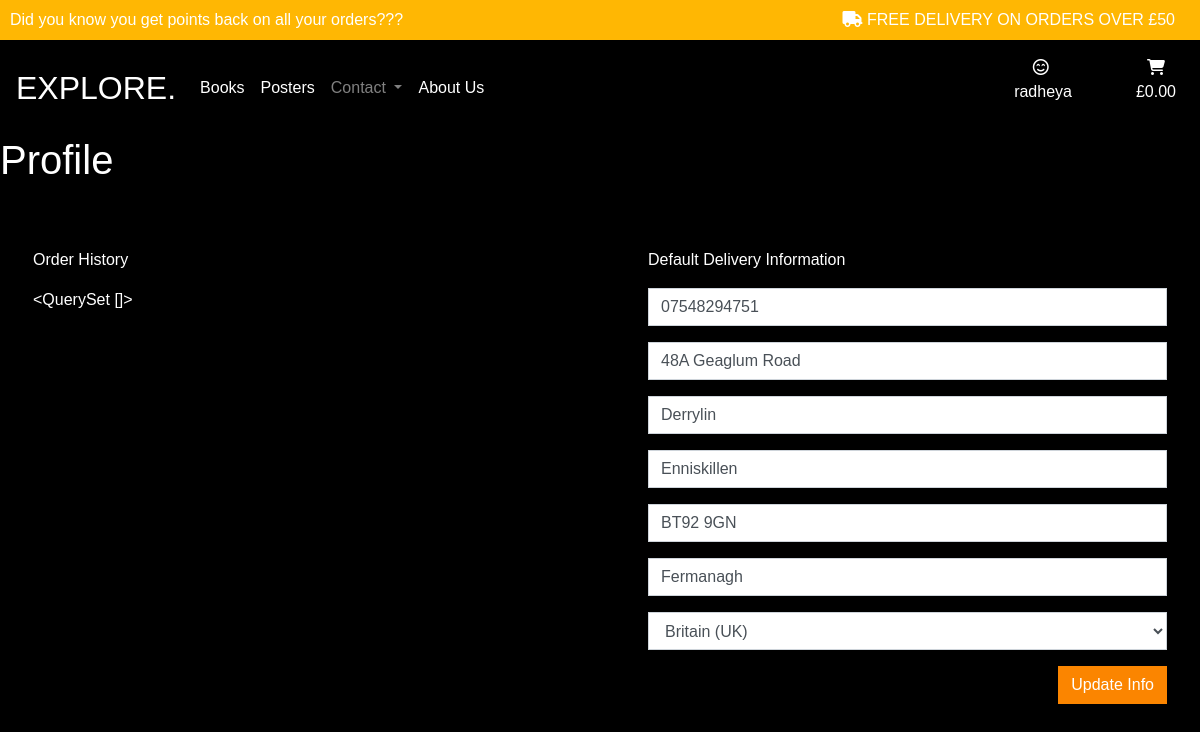
The page /profile/ (signed in) on the database as committed earlier.
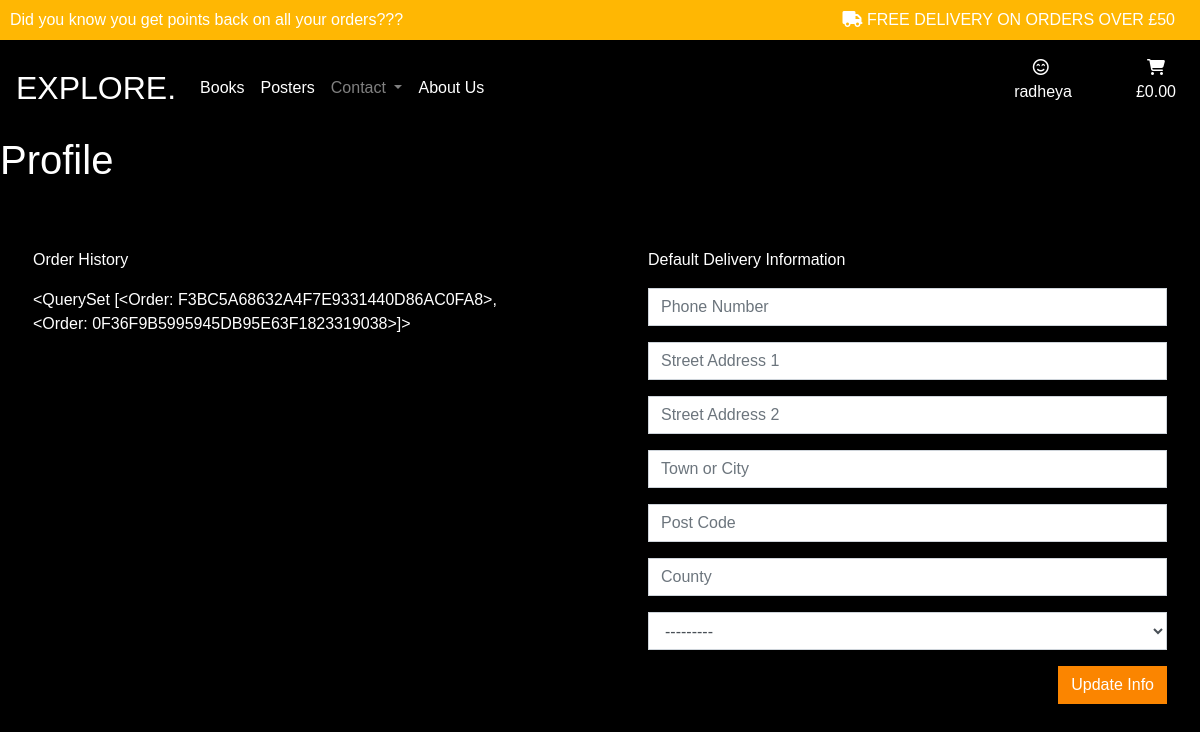
The same page on the database as committed later.
### profiles/models.py (models this page shows, shortened)
class UserProfile(models.Model):
    user = models.OneToOneField(User, on_delete=models.CASCADE)
    first_order = models.BooleanField(default='True')
    default_phone_number = models.CharField(max_length=20, null=True, blank=True)
    default_street_address1 = models.CharField(max_length=80, null=True, blank=True)
    default_street_address2 = models.CharField(max_length=80, null=True, blank=True)
    default_town_or_city = models.CharField(max_length=40, null=True, blank=True)
    default_postcode = models.CharField(max_length=20, null=True, blank=True)
    default_county = models.CharField(max_length=80, null=True, blank=True)
    default_country = CountryField(blank_label="Country", null=True, blank=True)

### checkout/models.py (models this page shows, shortened)
class Order(models.Model):
    order_number = models.CharField(max_length=32, null=False, editable=False)
    user_profile = models.ForeignKey(UserProfile, on_delete=models.SET_NULL, null=True, blank=True, related_name='orders')
    full_name = models.CharField(max_length=50, null=False, blank=False)
    email = models.EmailField(max_length=254, null=False, blank=False)
    phone_number = models.CharField(max_length=20, null=False, blank=False)
    country = CountryField(blank_label="Country *", null=False, blank=False)
    postcode = models.CharField(max_length=20, null=True, blank=True)
    town_or_city = models.CharField(max_length=40, null=False, blank=False)
    street_address1 = models.CharField(max_length=80, null=False, blank=False)
    street_address2 = models.CharField(max_length=80, null=False, blank=False)
    county = models.CharField(max_length=80, null=True, blank=True)
    date = models.DateField(auto_now_add=True)
    delivery_cost = models.DecimalField(max_digits=6, decimal_places=2, null=False, default=0)
    order_total = models.DecimalField(max_digits=10, decimal_places=2, null=False, default=0)
    grand_total = models.DecimalField(max_digits=10, decimal_places=2, null=False, default=0)
    original_basket = models.TextField(null=False, blank=False, default='')
    stripe_pid = models.CharField(max_length=254, null=False, blank=False, default='')
    def __str__(self):
        return self.order_number

### profiles/views.py (the view)
# urls.py: path('profile/', include('profiles.urls')),
def profile(request):
    profile = get_object_or_404(UserProfile, user=request.user)
    if request.method == "POST":
        form = UserProfileForm(request.POST, instance=profile)
        if form.is_valid():
            form.save()
            messages.success(request, 'You successfully updated your profile!')
    form = UserProfileForm(instance=profile)
    orders = profile.orders.all()
    context = {
        'form': form,
        'orders': orders,
    }
    return render(request, 'profile/profile.html', context)

### profiles/forms.py
class UserProfileForm(forms.ModelForm):
    class Meta:
        model = UserProfile
        exclude = ('user', 'first_order',)
    def __init__(self, *args, **kwargs):
        super().__init__(*args, **kwargs)
        placeholders = {
            'default_phone_number': 'Phone Number',
            'default_postcode': 'Post Code',
            'default_town_or_city': 'Town or City',
            'default_street_address1': 'Street Address 1',
            'default_street_address2': 'Street Address 2',
            'default_county': 'County',
        }
        self.fields['default_phone_number'].widget.attrs['autofocus'] = True
        for field in self.fields:
            if field != 'default_country':
                if self.fields[field].required:
                    placeholder = f'{placeholders[field]} *'
                else:
                    placeholder = placeholders[field]
                self.fields[field].widget.attrs['placeholder'] = placeholder
            self.fields[field].widget.attrs['class'] = 'rounded-0'
            self.fields[field].label = False

### profiles/templates/profile/profile.html (shortened to what this page needs)
{% extends "base.html" %}
{% load static %}
{% block content %}
    <h1>Profile</h1>
    <div class="row">
        <div class="col-12 col-lg-6 p-5">
            <p>Order History</p>
            {{ orders }}
        </div>
        <div class="col-12 col-lg-6 p-5">
            <p>Default Delivery Information</p>
            <form action="{% url 'profile' %}" method="POST" id="profile-form">
                {{ form|crispy }}
                <button class="btn btn-action rounded-0 float-right">Update Info</button>
            </form>
        </div>
    </div>
{% endblock %}

Rows that differ between the two databases and show on the page:
changed UserProfile: id.order_number "<QuerySet []>" → "<QuerySet [<Order: F3BC5A68632A4F7E9331440D86AC0FA8>, <Order: 0F36F9B5995945DB95E63F1823319038>]>"; default_phone_number "07548294751" → (not shown); default_street_address1 "48A Geaglum Road" → (not shown); default_street_address2 "Derrylin" → (not shown); default_town_or_city "Enniskillen" → (not shown); default_postcode "BT92 9GN" → (not shown); default_county "Fermanagh" → (not shown); default_country "Britain (UK)" → "---------"
